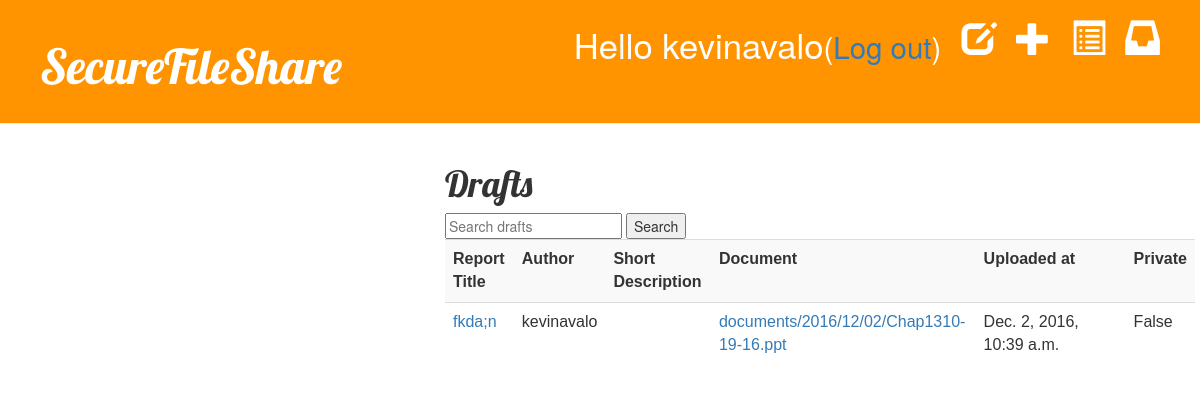
Page /drafts/ (signed in) on the committed database.
### blog/models.py (models this page shows, shortened)
class Report(models.Model): #this Report is a django model
    author = models.ForeignKey('auth.User') #link to another model
    title = models.CharField(max_length=200) #text with limited number of chars
    private = models.BooleanField(default=False) #checkbox for private
    short_description = models.CharField(max_length=100, blank=True)
    long_description = models.CharField(max_length=500, blank=True) #text with unlimited number of chars
    group = models.CharField(max_length=100, default="", blank=True)
    documents = models.ManyToManyField(Document)
    folder = models.ForeignKey(Folder, null=True, default=None, blank=True)
    upload_at = models.DateTimeField(auto_now_add=True)
    created_date = models.DateTimeField(default=timezone.now) #date and time
    published_date = models.DateTimeField(blank=True, null=True)

class Document(models.Model):
    document = models.FileField(upload_to='documents/%Y/%m/%d')

### blog/views.py (the view)
# urls.py: url(r'^drafts/$', views.report_draft_list, name='report_draft_list'),
@login_required
def report_draft_list(request):
    query = request.GET.get("q")
    if query:
        reports = Report.objects.filter(Q(Q(private=False) | Q(author=request.user)) & Q(published_date__isnull=True))
        reports = reports.filter(
            Q(title__icontains=query)|
            Q(description__icontains=query)
        )
    else:
        reports = Report.objects.filter(Q(Q(private=False) | Q(author=request.user)) & Q(published_date__isnull=True)).order_by('created_date') #get list of posts that have no published date (ergo, drafts)
    return render(request, 'blog/report_draft_list.html', {'reports': reports})

### blog/templates/blog/report_draft_list.html
{% extends 'blog/base.html' %}
{% block content %}
<h1>Drafts</h1>
<form method='GET' action=''>
<input type='text' name='q' placeholder='Search drafts' value='{{ request.GET.q }}'/>
<input type='submit' value='Search' />
<table width="1200" class="table table-inverse table-striped">
		<tr>
			<th>Report Title</th>
			<th>Author</th>
			<th>Short Description</th>
			<th>Document</th>
			<th>Uploaded at</th>
			<th>Private</th>
		</tr>
    {% for report in reports %}
        <tr>
			<td><a href="{% url 'report_detail' pk=report.pk %}">{{ report.title }}</a></td>
			<td>{{ report.author }}</td>
			<td>{{ report.short_description }}</td>
		<td>{% for document in report.documents.all %}
			<a href="{{ document.document.url }}">{{ document.document.name }}</a>
		{% endfor %}</td>
			<td width="20%">{{report.upload_at}}</td>
			<td>{{ report.private }}</td>
		</tr>
    {% endfor %}
</table>
{% endblock %}

### blog/templates/blog/base.html (shortened to what this page needs)
{% load static %}
<html>
  <head>
    <link rel="stylesheet" href="//maxcdn.bootstrapcdn.com/bootstrap/3.2.0/css/bootstrap.min.css">
    <link rel="stylesheet" href="//maxcdn.bootstrapcdn.com/bootstrap/3.2.0/css/bootstrap-theme.min.css">
    <link rel="stylesheet" href="{% static 'css/blog.css' %}">
  </head>
  <body>
    <div class="page-header">
      {% if user.is_authenticated %}
      <a href="{% url 'messages_inbox' %}" class="top-menu"><span class="glyphicon glyphicon-inbox"></span></a>
      <a href="{% url 'group_list' %}" class="top-menu"><span class="glyphicon glyphicon-list-alt"></span></a>
      <a href="{% url 'report_new' %}" class="top-menu"><span class="glyphicon glyphicon-plus"></span></a>
      <a href="{% url 'report_draft_list' %}" class="top-menu"><span class="glyphicon glyphicon-edit"></span></a>
      <p class="top-menu">Hello {{ user.username }}<small>(<a href="{% url 'logout' %}">Log out</a>)</small></p>
      {% else %}
      <a href="{% url 'login' %}" class="top-menu"><span class="glyphicon glyphicon-lock"></span></a>
      {% endif %}
      <h1><a href="/">SecureFileShare</a></h1>
    </div>
    <div class="content container">
      <div class="row">
        <div class="col-md-4">
        </div>
        <div class="col-md-8">
          {% block content %}
          {% endblock %}
        </div>
      </div>
    </div>
</body></html>

### blog/static/css/blog.css (style rules this page uses)
.page-header { background-color: #ff9400; margin-top: 0; padding: 20px 20px 20px 40px; }
.page-header h1, .page-header h1 a, .page-header h1 a:visited, .page-header h1 a:active { color: #ffffff; font-size: 36pt; text-decoration: none; }
.content { margin-left: 40px; }
h1, h2, h3, h4 { font-family: 'Lobster', cursive; }
.top-menu, .top-menu:hover, .top-menu:visited { color: #ffffff; float: right; font-size: 26pt; margin-right: 20px; }
table { font-family: arial, sans-serif; border-collapse: collapse; width: 100%; }

### rows in the picture
Report: title "fkda;n", author "kevinavalo", upload_at "Dec. 2, 2016, 10:39 a.m.", private "False"
Document: document.name "documents/2016/12/02/Chap1310-19-16.ppt"

### other values in the picture
{{ user.username }} "kevinavalo"
